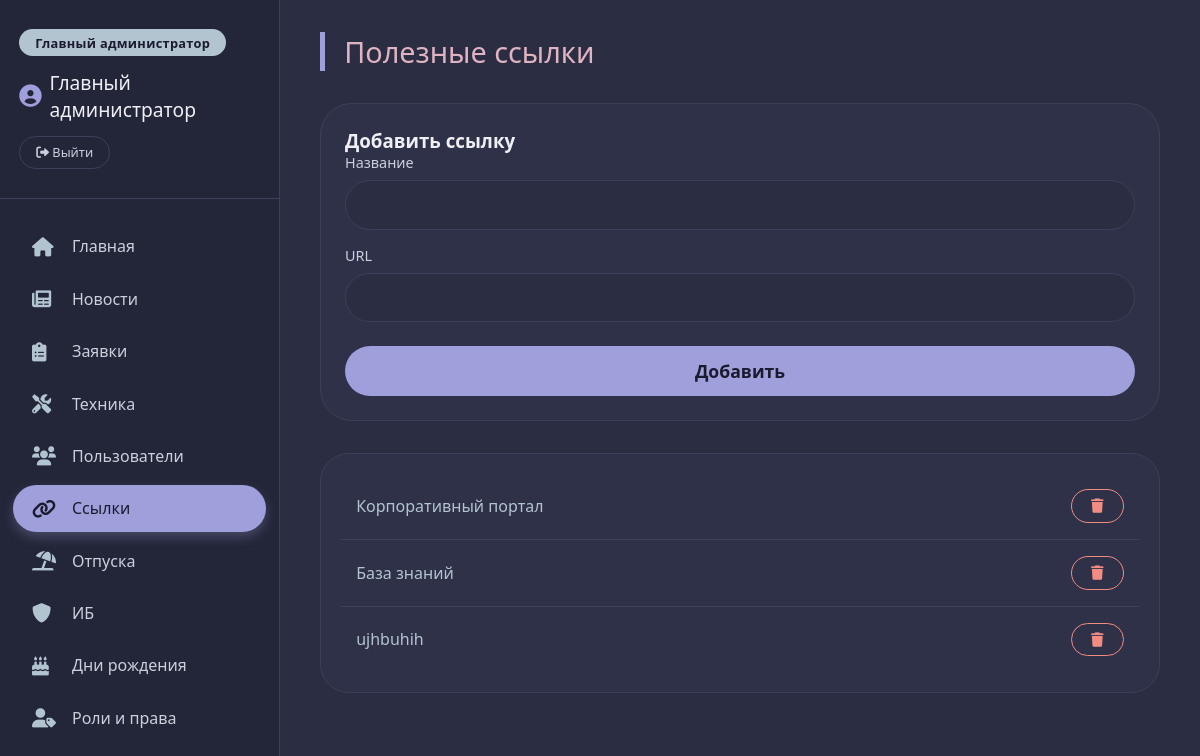
/main.php?page=links (signed in), run on the app's committed database.
### tables this page shows
CREATE TABLE links (
        id INTEGER PRIMARY KEY AUTOINCREMENT,
        title TEXT NOT NULL,
        url TEXT NOT NULL,
        sort INTEGER DEFAULT 0
    );

### config.php (called while the page is built, shortened)
<?php
function hasPermission($pdo, $permission_name) {
    $userId = $_SESSION['user_id'];
    $sql = "SELECT COUNT(*) FROM users u
            JOIN role_permissions rp ON u.role_id = rp.role_id
            JOIN permissions p ON rp.permission_id = p.id
            WHERE u.id = :user_id AND p.name = :perm";
    $stmt = $pdo->prepare($sql);
    $stmt->execute(['user_id' => $userId, 'perm' => $permission_name]);
    return $stmt->fetchColumn() > 0;
}

### pages/links.php (the view, shortened to what this page needs)
<?php
require_once __DIR__ . '/../config.php';
$links = cacheGet('links_list', 600);
if (!$links) {
    $links = $pdo->query("SELECT * FROM links ORDER BY sort")->fetchAll();
}
?>
<h2 class="section-title">Полезные ссылки</h2>
<?php if (hasPermission($pdo, 'add_link')): ?>
<div class="form-container">
    <h3>Добавить ссылку</h3>
    <form action="handlers/add_link.php" method="post">
        <div class="form-group">
            <label>Название</label>
            <input type="text" name="title" required>
        </div>
        <div class="form-group">
            <label>URL</label>
            <input type="url" name="url" required>
        </div>
        <button type="submit" class="btn-primary">Добавить</button>
    </form>
</div>
<?php endif; ?>
<div class="item-list">
    <?php foreach ($links as $link): ?>
    <div class="item-row">
        <a href="<?= htmlspecialchars($link['url']) ?>" target="_blank"><?= htmlspecialchars($link['title']) ?></a>
        <?php if (hasPermission($pdo, 'delete_link')): ?>
        <a href="handlers/delete_link.php?id=<?= $link['id'] ?>" class="btn-delete delete-confirm"><i class="fas fa-trash"></i></a>
        <?php endif; ?>
    </div>
    <?php endforeach; ?>
</div>

### style.css (style rules this page uses)
* { margin: 0; padding: 0; box-sizing: border-box; font-family: 'Segoe UI', Roboto, 'Helvetica Neue', sans-serif; }
:root { --bg-dark: #1a1b2e; --bg-sidebar: #232538; --bg-content: #2b2d42; --card-bg: #2f3149; --accent-pastel: #9f9fdb; --accent-soft: #b3c4d1; --accent-green: #99bbad; --accent-pink: #e0b3c2; --text-primary: #efeff5; --text-secondary: #cbd0dd; --border-subtle: #3d405b; --hover-light: #3d405b; --danger: #f28b82; --success: #9f9fdb; }
body { background-color: var(--bg-dark); color: var(--text-primary); height: 100vh; display: flex; align-items: center; justify-content: center; overflow: hidden; }
.btn-login, .btn-primary { width: 100%; padding: 0.9rem; background: var(--accent-pastel); color: #1a1b2e; font-weight: 600; border: none; border-radius: 3rem; font-size: 1.1rem; cursor: pointer; transition: 0.2s; margin-top: 1rem; }
.section-title { font-size: 1.8rem; font-weight: 300; margin-bottom: 2rem; color: var(--accent-pink); border-left: 5px solid var(--accent-pastel); padding-left: 1.2rem; }
.form-container { background: var(--card-bg); border-radius: 2rem; padding: 1.5rem; margin-bottom: 2rem; border: 1px solid var(--border-subtle); }
.form-group { margin-bottom: 1rem; }
.form-group label { display: block; margin-bottom: 0.5rem; color: var(--text-secondary); font-size: 0.9rem; }
.form-group input, .form-group select, .form-group textarea { width: 100%; padding: 0.8rem 1rem; background: var(--bg-content); border: 1px solid var(--border-subtle); border-radius: 3rem; color: white; font-size: 1rem; outline: none; }
.btn-primary { background: var(--accent-pastel); color: #1a1b2e; border: none; border-radius: 3rem; padding: 0.8rem 1.5rem; font-weight: 600; cursor: pointer; transition: 0.2s; margin-top: 0.5rem; }
.btn-edit, .btn-delete, .btn-take, .btn-comment, .btn-upload { background: none; border: 1px solid var(--accent-soft); color: var(--accent-soft); padding: 0.4rem 1.2rem; border-radius: 30px; cursor: pointer; transition: 0.2s; font-size: 0.9rem; text-decoration: none; display: inline-block; margin-left: 0.5rem; }
.btn-delete { border-color: var(--danger); color: var(--danger); }
.item-list { background: var(--card-bg); border-radius: 1.8rem; padding: 1.2rem; border: 1px solid var(--border-subtle); margin-bottom: 1.5rem; }
.item-row { display: flex; align-items: center; justify-content: space-between; padding: 1rem 1rem; border-bottom: 1px solid var(--border-subtle); flex-wrap: wrap; gap: 0.5rem; }
.item-row:last-child { border-bottom: none; }
a { color: var(--accent-soft); text-decoration: none; }

### data on the page
links: title "Корпоративный портал"
links: title "База знаний"
links: title "ujhbuhih"

### other printed values
$_SESSION['user_name'] "Главный администратор"
$name "Главная"
$name "Новости"
$name "Заявки"
$name "Техника"
$name "Пользователи"
$name "Ссылки"
$name "Отпуска"
$name "ИБ"
$name "Дни рождения"
$name "Роли и права"
